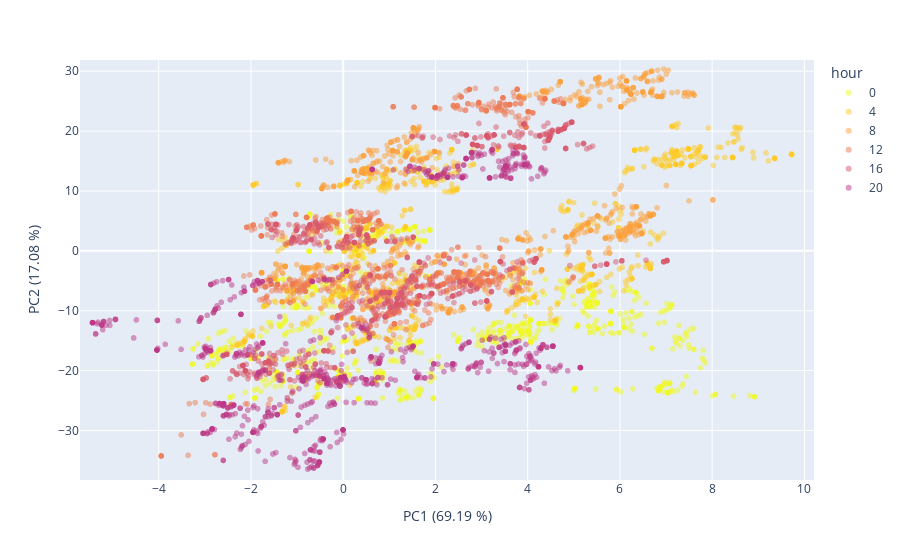
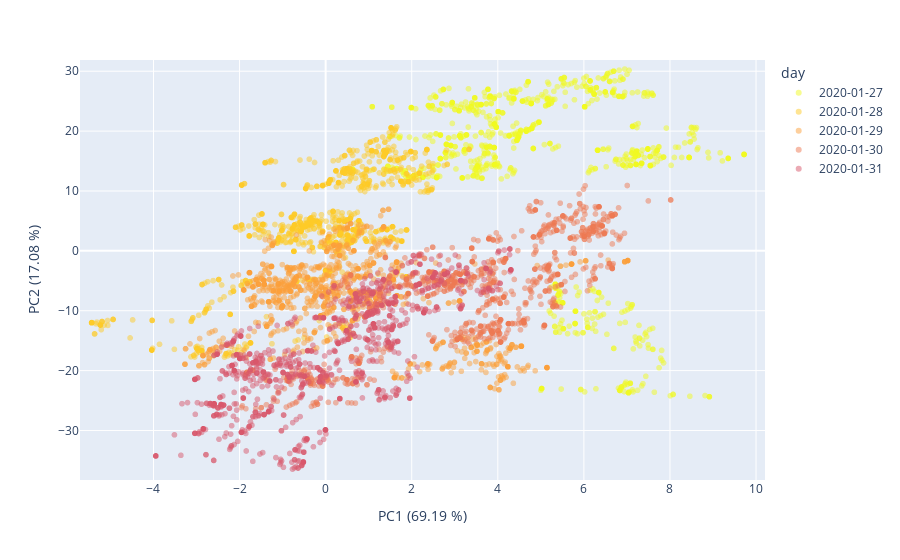

Notebook cell for these charts, in order:
### Markdown cell above
### No occupant data - before environmental correction

### Code cell
if SPARK:
    # adapter from Pyspark to Pandas, just for visuals
    no_occupants_filtered_df = no_occupants_filtered_df.select("*").toPandas()
    pca_no_occupants_ = pca_no_occupants.withColumn('pcaFeatures', vector_to_array('pcaFeatures'))
    pca_no_occupants_ = np.array(pca_no_occupants.select("*").toPandas()['pcaFeatures'].tolist())

if PANDAS:
    pca_no_occupants_ = pca_no_occupants
    
# Query the DataFrame for the date range
start_date = np.datetime64('2020-01-27')
end_date = np.datetime64('2020-02-01')
no_occupants_filtered_df['timestamp'] = pd.to_datetime(no_occupants_filtered_df['timestamp']).dt.tz_localize(None)
visual_days = ((no_occupants_filtered_df['timestamp'] >= start_date) & (no_occupants_filtered_df['timestamp'] <= end_date) & 
               ((no_occupants_filtered_df['timestamp'].dt.hour == 0) | (no_occupants_filtered_df['timestamp'].dt.hour == 4) | 
                (no_occupants_filtered_df['timestamp'].dt.hour == 8) | (no_occupants_filtered_df['timestamp'].dt.hour == 12) | 
                (no_occupants_filtered_df['timestamp'].dt.hour == 16) | (no_occupants_filtered_df['timestamp'].dt.hour == 20)))

visual_data = pca_no_occupants_[visual_days]
visual_data_days_df = pd.DataFrame({'PC1':visual_data[:,1], 'PC2':visual_data[:,0], 'day':pd.to_datetime(no_occupants_filtered_df['timestamp'][visual_days]).dt.date})
visual_data_hours_df = pd.DataFrame({'PC1':visual_data[:,1], 'PC2':visual_data[:,0], 'hour':pd.to_datetime(no_occupants_filtered_df['timestamp'][visual_days]).dt.hour.astype('str')})


## Plot no occupant data before environmental correction by hour
x_min, x_max = visual_data_hours_df['PC1'].min()*1.05, visual_data_hours_df['PC1'].max()*1.05
y_min, y_max = visual_data_hours_df['PC2'].min()*1.05, visual_data_hours_df['PC2'].max()*1.05

fig = px.scatter(visual_data_hours_df, x='PC1', y='PC2', color='hour', opacity=0.5, color_discrete_sequence= px.colors.sequential.Plasma_r)
fig.update_traces(marker=dict(colorscale='Viridis'), selector=dict(type='scatter'))
fig.update_layout(
    xaxis_title="PC1 ({:.2f} %)".format(var_proj[0]*100),
    yaxis_title="PC2 ({:.2f} %)".format(var_proj[1]*100),
    xaxis_range=[x_min, x_max],
    yaxis_range=[y_min, y_max]  
)
fig.show()


## Plot no occupant data before environmental correction by day
fig = px.scatter(visual_data_days_df, x='PC1', y='PC2', color='day', opacity=0.5, color_discrete_sequence= px.colors.sequential.Plasma_r)
fig.update_traces(marker=dict(colorscale='Viridis'), selector=dict(type='scatter'))
fig.update_layout(
    xaxis_title="PC1 ({:.2f} %)".format(var_proj[0]*100),
    yaxis_title="PC2 ({:.2f} %)".format(var_proj[1]*100),
    xaxis_range=[x_min, x_max],
    yaxis_range=[y_min, y_max]  
)
fig.show()

### Figure 1 — Plotly figure (JSON) as saved in the notebook; plotly's stock layout.template omitted (floating-point values rounded to 4 significant figures; data arrays with more than 128 entries replaced by an {"elided": "..."} marker saying what was removed)
{"data": [{"hovertemplate": "hour=0<br>PC1=%{x}<br>PC2=%{y}<extra></extra>", "legendgroup": "0", "marker": {"color": "#f0f921", "opacity": 0.5, "symbol": "circle"}, "mode": "markers", "name": "0", "showlegend": true, "type": "scattergl", "x": {"elided": "900 float values"}, "xaxis": "x", "y": {"elided": "900 float values"}, "yaxis": "y"}, {"hovertemplate": "hour=4<br>PC1=%{x}<br>PC2=%{y}<extra></extra>", "legendgroup": "4", "marker": {"color": "#fdca26", "opacity": 0.5, "symbol": "circle"}, "mode": "markers", "name": "4", "showlegend": true, "type": "scattergl", "x": {"elided": "900 float values"}, "xaxis": "x", "y": {"elided": "900 float values"}, "yaxis": "y"}, {"hovertemplate": "hour=8<br>PC1=%{x}<br>PC2=%{y}<extra></extra>", "legendgroup": "8", "marker": {"color": "#fb9f3a", "opacity": 0.5, "symbol": "circle"}, "mode": "markers", "name": "8", "showlegend": true, "type": "scattergl", "x": {"elided": "900 float values"}, "xaxis": "x", "y": {"elided": "900 float values"}, "yaxis": "y"}, {"hovertemplate": "hour=12<br>PC1=%{x}<br>PC2=%{y}<extra></extra>", "legendgroup": "12", "marker": {"color": "#ed7953", "opacity": 0.5, "symbol": "circle"}, "mode": "markers", "name": "12", "showlegend": true, "type": "scattergl", "x": {"elided": "900 float values"}, "xaxis": "x", "y": {"elided": "900 float values"}, "yaxis": "y"}, {"hovertemplate": "hour=16<br>PC1=%{x}<br>PC2=%{y}<extra></extra>", "legendgroup": "16", "marker": {"color": "#d8576b", "opacity": 0.5, "symbol": "circle"}, "mode": "markers", "name": "16", "showlegend": true, "type": "scattergl", "x": {"elided": "900 float values"}, "xaxis": "x", "y": {"elided": "900 float values"}, "yaxis": "y"}, {"hovertemplate": "hour=20<br>PC1=%{x}<br>PC2=%{y}<extra></extra>", "legendgroup": "20", "marker": {"color": "#bd3786", "opacity": 0.5, "symbol": "circle"}, "mode": "markers", "name": "20", "showlegend": true, "type": "scattergl", "x": {"elided": "900 float values"}, "xaxis": "x", "y": {"elided": "900 float values"}, "yaxis": "y"}], "layout": {"autosize": true, "legend": {"title": {"text": "hour"}, "tracegroupgap": 0}, "margin": {"t": 60}, "xaxis": {"anchor": "y", "domain": [0, 1], "range": [-5.707, 10.21], "title": {"text": "PC1 (69.19 %)"}, "type": "linear"}, "yaxis": {"anchor": "x", "domain": [0, 1], "range": [-38.27, 31.88], "title": {"text": "PC2 (17.08 %)"}, "type": "linear"}}}

### Figure 2 — Plotly figure (JSON) as saved in the notebook; plotly's stock layout.template omitted (floating-point values rounded to 4 significant figures; data arrays with more than 128 entries replaced by an {"elided": "..."} marker saying what was removed)
{"data": [{"hovertemplate": "day=2020-01-27<br>PC1=%{x}<br>PC2=%{y}<extra></extra>", "legendgroup": "2020-01-27", "marker": {"color": "#f0f921", "opacity": 0.5, "symbol": "circle"}, "mode": "markers", "name": "2020-01-27", "showlegend": true, "type": "scattergl", "x": {"elided": "1080 float values"}, "xaxis": "x", "y": {"elided": "1080 float values"}, "yaxis": "y"}, {"hovertemplate": "day=2020-01-28<br>PC1=%{x}<br>PC2=%{y}<extra></extra>", "legendgroup": "2020-01-28", "marker": {"color": "#fdca26", "opacity": 0.5, "symbol": "circle"}, "mode": "markers", "name": "2020-01-28", "showlegend": true, "type": "scattergl", "x": {"elided": "1080 float values"}, "xaxis": "x", "y": {"elided": "1080 float values"}, "yaxis": "y"}, {"hovertemplate": "day=2020-01-29<br>PC1=%{x}<br>PC2=%{y}<extra></extra>", "legendgroup": "2020-01-29", "marker": {"color": "#fb9f3a", "opacity": 0.5, "symbol": "circle"}, "mode": "markers", "name": "2020-01-29", "showlegend": true, "type": "scattergl", "x": {"elided": "1080 float values"}, "xaxis": "x", "y": {"elided": "1080 float values"}, "yaxis": "y"}, {"hovertemplate": "day=2020-01-30<br>PC1=%{x}<br>PC2=%{y}<extra></extra>", "legendgroup": "2020-01-30", "marker": {"color": "#ed7953", "opacity": 0.5, "symbol": "circle"}, "mode": "markers", "name": "2020-01-30", "showlegend": true, "type": "scattergl", "x": {"elided": "1080 float values"}, "xaxis": "x", "y": {"elided": "1080 float values"}, "yaxis": "y"}, {"hovertemplate": "day=2020-01-31<br>PC1=%{x}<br>PC2=%{y}<extra></extra>", "legendgroup": "2020-01-31", "marker": {"color": "#d8576b", "opacity": 0.5, "symbol": "circle"}, "mode": "markers", "name": "2020-01-31", "showlegend": true, "type": "scattergl", "x": {"elided": "1080 float values"}, "xaxis": "x", "y": {"elided": "1080 float values"}, "yaxis": "y"}], "layout": {"autosize": true, "legend": {"title": {"text": "day"}, "tracegroupgap": 0}, "margin": {"t": 60}, "xaxis": {"anchor": "y", "domain": [0, 1], "range": [-5.707, 10.21], "title": {"text": "PC1 (69.19 %)"}, "type": "linear"}, "yaxis": {"anchor": "x", "domain": [0, 1], "range": [-38.27, 31.88], "title": {"text": "PC2 (17.08 %)"}, "type": "linear"}}}
